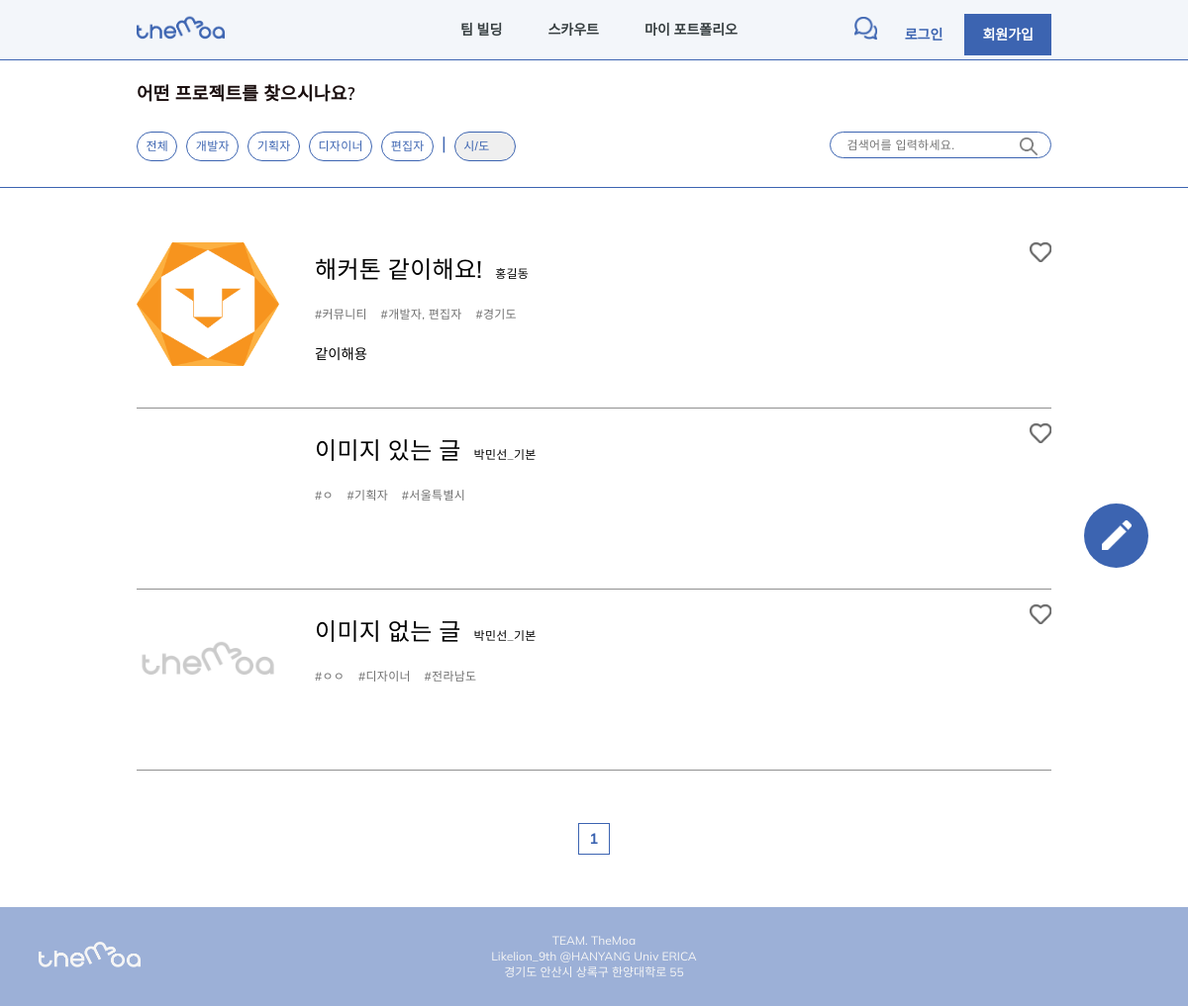
The app's page /recruit/, older data.
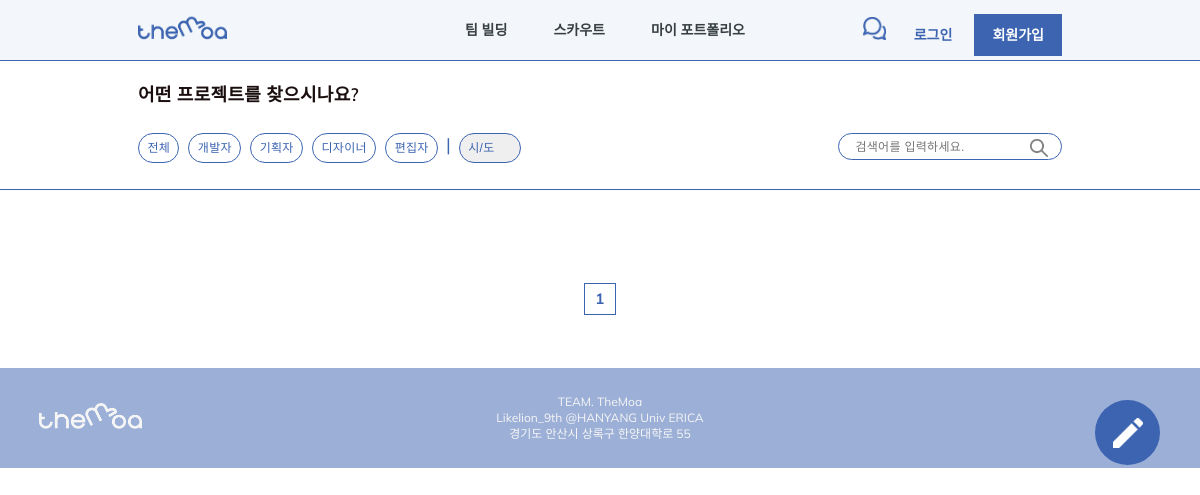
The same page, newer data.
### team_build/models.py (models this page shows)
class Recruit(models.Model):
    writer = models.CharField(default='', max_length=200)
    writer_username = models.CharField(default='', max_length=200)
    title = models.CharField(default='', max_length=300) # 프로젝트 한줄 설명으로 들어갈 것
    team_name = models.CharField(default='', max_length=200)
    service = models.CharField(default='', max_length=200)
    team_members = models.CharField(
        default='1',
        blank=True,
        null=False,
        max_length=200,
        choices=TEAM_MEMBERS_CHOICES
        )
    service_level = models.CharField(
        default='0',
        null=False,
        blank=True,
        max_length=200,
        choices=LEVEL_CHOICES
        )
    founding_date = models.DateField(default=timezone.now, null=False, blank=True)
    locate = models.CharField(default='', null=False, blank=True, max_length=2, choices=LOCATE_CHOICES)
    image = models.ImageField(
        default='image/team_build/none/img_default.png',
        upload_to="image/team_build/",
        blank=True,
        null=False
        )
    role = MultiSelectField(default='', choices=ROLE_CHOICES, max_choices=4, max_length=100)
    detail = models.TextField(blank=True, null=True)

### team_build/views.py (the view, shortened to what this page needs)
# urls.py: path('', RecruitListView.as_view(), name='team_build'),
class RecruitListView(ListView):
    model = Recruit
    paginate_by = LIST_RANGE
    template_name = 'team_build/team_build.html'
    context_object_name = 'recruit_list'
    def get_queryset(self):
        search_word = self.request.GET.get('q','')
        recruit_list = Recruit.objects.all()
        recruit_list = recruit_list.order_by('-id')
        return recruit_list
    def get_context_data(self, **kwargs):
        context = super().get_context_data(**kwargs)
        paginator = context['paginator']
        page_num_range = PAGE_RANGE
        max_index = len(paginator.page_range)
        page = self.request.GET.get('page')
        current_page = int(page) if page else 1
        start_index = int((current_page - 1) / page_num_range) * page_num_range
        end_index = start_index + page_num_range
        if end_index >= max_index:
            end_index = max_index
        page_range = paginator.page_range[start_index:end_index]
        context['page_range'] = page_range
        if self.request.user.id:
            context['current_user'] = User.objects.get(pk=self.request.user.id)
        else:
            context['current_user'] = None
        return context

### templates/team_build/team_build.html (shortened to what this page needs)
{% extends '../base.html' %}
        {% load static %}
        {% block extrahead %}
        <link rel="stylesheet" href="../../static/css/base.css">
        <link rel="stylesheet" href="../../static/css/team_build/team_build.css">
        {% endblock %}
    {% block content %}
    <div>
        <a class="create-img" href="{% if user.is_authenticated %} {% url 'team_build:create_recruit' %} {% else %} {% url 'users:login' %} {% endif %}">
            <div style="background-image: url('../../static/img/team_build/create_recruit_icon.png');"></div>
        </a>
        <div class="search-box">
            <div class="search-container">
                <p>어떤 프로젝트를 찾으시나요?</p>
                <div class="search-wrapper">
                    <a href="{% url 'team_build:team_build' %}">전체</a>
                    <a href="{% url 'team_build:recruit_role_search' 'Developer' %}">개발자</a>
                    <a href="{% url 'team_build:recruit_role_search' 'Planner' %}">기획자</a>
                    <a href="{% url 'team_build:recruit_role_search' 'Designer' %}">디자이너</a>
                    <a href="{% url 'team_build:recruit_role_search' 'Editor' %}" style="margin-right: 0;">편집자</a>
                    <div class="stick">|</div>
                    <select name="" id="" onchange="location.href='/recruit/'+this.value">
                        <option value="">시/도</option>
                    </select>
                    <form action="" method="get">
                        <input type="text" name="q" placeholder="검색어를 입력하세요.">
                        <button type="submit"></button>
                    </form>
                </div>
            </div>
        </div>
        <div class="list-container">
            {% block posts %}
                {% for post in recruit_list %}
                    <div class="recruit-post">
                        <a class="recruit-img" href="{% url 'team_build:detail_recruit' post.id %}">
                            <div
                            style="background-image: url('../../media/{{post.image}}');"
                            ></div>
                        </a>
                        <a class="recruit-content" href="{% url 'team_build:detail_recruit' post.id %}">
                            <div>
                                <p class="recruit-title">{{post.title}}</p>
                                <p class="recruit-writer">{{post.writer}}</p>
                            </div>
                            <p class="recruit-hashtag">
                                #{{post.service}}&nbsp&nbsp&nbsp
                                #{% for role in post.get_role_display %}{{role}}{% endfor %}&nbsp&nbsp&nbsp
                                #{{post.get_locate_display}}
                            </p>
                            <p class="recruit-detail">{{post.detail}}</p>
                        </a>
                        <a class="recruit-like" href="{% if user.is_authenticated %} {% url 'team_build:recruit_like' post.id %} {% else %} {% url 'users:login' %} {% endif %}">
                            <div style="background-image: url('../../static/img/like_icon.png');"></div>
                        </a>
                    </div>
                {% endfor %}
            {% endblock %}
            <div class="page-container">
                <div class="page-wrapper">
                    {% for page in page_range %}
                        <a class="page-box" href="?page={{page}}">{{page}}</a>
                    {% endfor %}
                </div>
            </div>
        </div>
    </div>
    {% endblock %}

Row changes from the older to the newer data that the page shows:
removed Recruit: image (picture), title "해커톤 같이해요!", writer "홍길동", service "커뮤니티", get_role_display "개" "발" "자" "," "편" "집" "자", locate "경기도", detail "같이해용"
removed Recruit: title "이미지 있는 글", writer "박민선_기본", service "ㅇ", get_role_display "기" "획" "자", locate "서울특별시"
removed Recruit: image (placeholder picture), title "이미지 없는 글", writer "박민선_기본", service "ㅇㅇ", get_role_display "디" "자" "이" "너", locate "전라남도"
